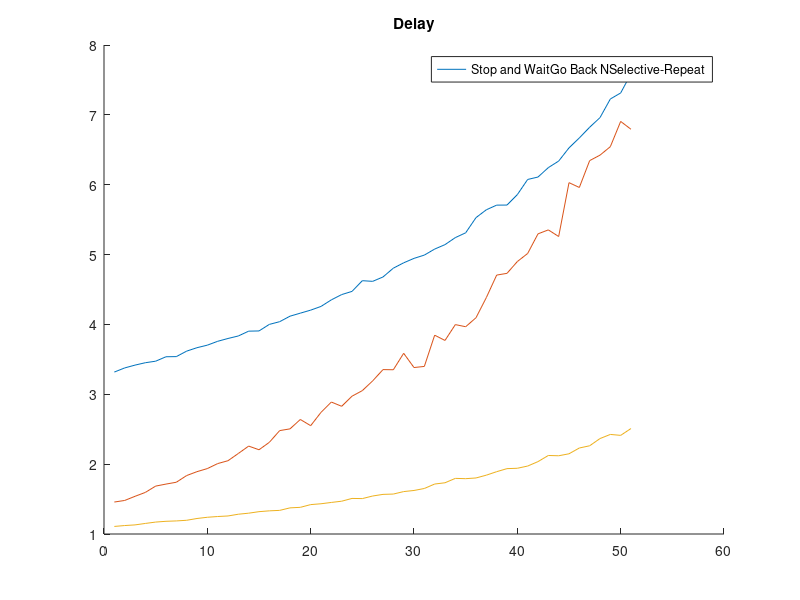

The MATLAB source for this figure: (Note: this script raises an error after producing the figure.)
%% Global Variables
error_start = 0.1;
error_stop = 0.6;
error_step = 0.01;
num_transmissions = 10000;

%% Stop and Wait

saw_delay = zeros(0); % Will count how many total time over sucesses
saw_throughput = zeros(0); % Count how many successes over time
saw_efficiency = zeros(0); % Number of sucessful packets vs total packets

for error_rate=error_start:error_step:error_stop
    saw_successful = 0;
    saw_failed = 0;
    saw_transmission_count = 0;
    while (saw_transmission_count < num_transmissions)
        saw_transmission_count = saw_transmission_count + 1;
        success = rand();
        if success > error_rate
            saw_successful = saw_successful + 1;
        else
            saw_failed = saw_failed + 1;
        end
    end
    saw_delay(end + 1) = (saw_transmission_count * 3) / saw_successful;
    saw_throughput(end + 1) = saw_successful / (saw_transmission_count * 3);
    saw_efficiency(end + 1) = saw_successful / saw_failed;
end

%% Go Back N
window_size = 3;

GBN_delay = zeros(0);
GBN_throughput = zeros(0);
GBN_efficiency = zeros(0);
GBN_transmission = zeros(1,(window_size - 1)); % will hold floats of success

for error_rate=error_start:error_step:error_stop
    GBN_success = 0;
    GBN_failed = 0;
    GBN_transmission_count = 0;
    while (GBN_transmission_count < num_transmissions)
        GBN_transmission_count = GBN_transmission_count + 1;
        GBN_transmission(end + 1) = rand();
        next_in_window = GBN_transmission(1);
        GBN_transmission(1) = [];
        if next_in_window < error_rate
            GBN_failed = GBN_failed + 1;
            GBN_transmission = [];
            for i=1:window_size
                GBN_transmission_count = GBN_transmission_count + 1;
                GBN_transmission(i) = rand();
            end
        else
            GBN_success = GBN_success + 1;
        end
    end
    GBN_delay(end + 1) = GBN_transmission_count / GBN_success;
    GBN_throughput(end + 1) = GBN_success / GBN_transmission_count;
    GBN_efficiency(end + 1) = GBN_success / GBN_failed;
end

%% Selective Repeat

sr_delay = zeros(0);
sr_throughput = zeros(0);
sr_efficiency = zeros(0);
sr_transmission_count = 0;
sr_window = [];
for i=1:window_size % start the window
    sr_window(end + 1) = rand();
    sr_transmission_count = sr_transmission_count + 1;
end

for error_rate=error_start:error_step:error_stop
    sr_successes = 0;
    sr_failures = 0;
    sr_transmission_count = 0;
    while (sr_transmission_count < num_transmissions)
        sr_transmission_count = sr_transmission_count + 1;
        sr_window(end + 1) = rand();
        next_in_window = sr_window(1);
        sr_window(1) = [];
        if next_in_window < error_rate
            sr_failures = sr_failures + 1;
        else
            sr_successes = sr_successes + 1;
        end
    end
    sr_delay(end + 1) = sr_transmission_count / sr_successes;
    sr_throughput(end + 1) = sr_successes / sr_transmission_count;
    sr_efficiency(end + 1) = sr_successes / sr_failures;
end


%% Plots

fig = figure();
hold on
plot(saw_delay)
plot(GBN_delay)
plot(sr_delay)
legend(["Stop and Wait", "Go Back N", "Selective-Repeat"])
title("Delay")
xticklabels(["0.1", "0.2", "0.3", "0.4", "0.5", "0.6"])
xlabel("Error Rate")
saveas(fig, "Delay.png", 'png')

fig = figure();
hold on
plot(saw_throughput)
plot(GBN_throughput)
plot(sr_throughput)
legend(["Stop and Wait", "Go Back N", "Selective-Repeat"])
title("Throughput")
xticklabels(["0.1", "0.2", "0.3", "0.4", "0.5", "0.6"])
xlabel("Error Rate")
saveas(fig, "Througput.png", 'png')

fig = figure();
hold on
plot(saw_efficiency)
plot(GBN_efficiency)
plot(sr_efficiency)
legend(["Stop and Wait", "Go Back N", "Selective-Repeat"])
title("Efficiency")
xticklabels(["0.1", "0.2", "0.3", "0.4", "0.5", "0.6"])
xlabel("Error Rate")
saveas(fig, "Efficiency.png", 'png')

close('all')